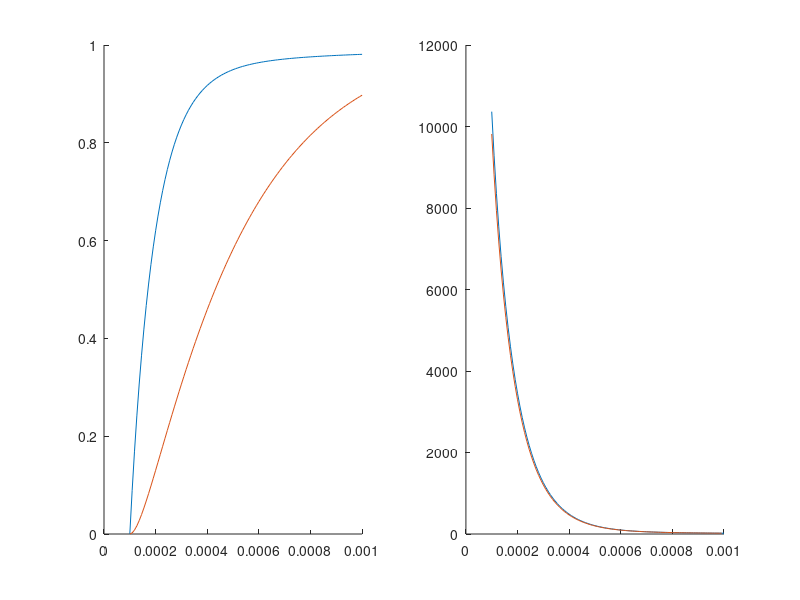

Here is the MATLAB script that generated this plot:
clear all
close all
% clc


A.t = 0.81;
A.c = 1.34;
B.t = 10450;
B.c = 2537;
epsilonNull = 1e-4;

gprim = 0.1;

kappa = linspace(epsilonNull,10*epsilonNull);
g.t = 1-(1-A.t)*epsilonNull./kappa - A.t*exp(-B.t*(kappa-epsilonNull));
g.c = 1-(1-A.c)*epsilonNull./kappa - A.c*exp(-B.c*(kappa-epsilonNull));

dgtdkappa = epsilonNull./kappa.^2 - A.t*epsilonNull./kappa.^2 + A.t*exp(B.t*epsilonNull)*B.t*exp(-B.t*kappa);
test = diff(g.t)./diff(kappa);

subplot(1,2,1)
hold on
plot(kappa,g.t)
plot(kappa,g.c)
hold off

subplot(1,2,2)
hold on
plot(kappa,dgtdkappa)
plot(kappa(1:end-1),test)